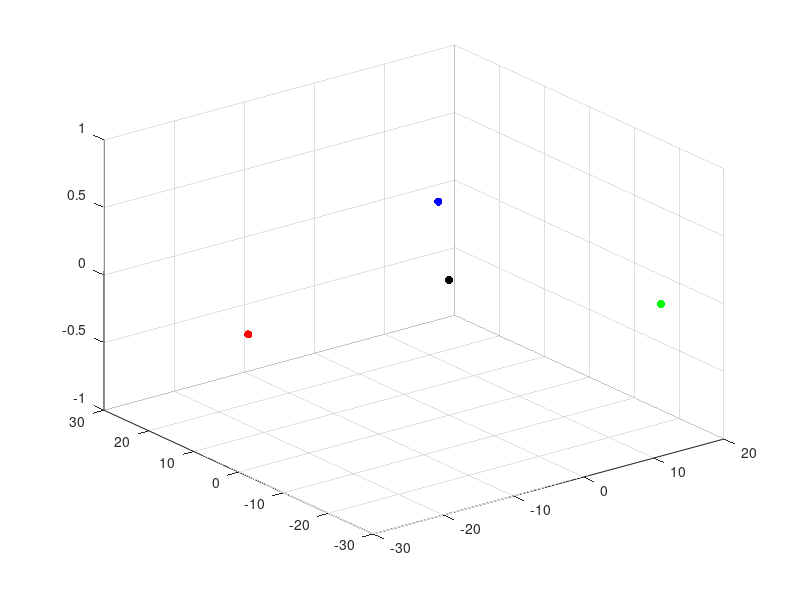

MATLAB code to generate this figure: (Note: this script raises an error after producing the figure.)
clear;
close all;
clc;

% HEIGHT AND NORMAL VECTOR
h = 120;
n = [0, 0, 1];
%n = [-0.25, 0.33, 1];
n = n/norm(n);

% CONSTANTS
R_b = 28.65;
R_p = 84.00;
L1 = 80.00;
L2 = 80.00;

% COORDINATE OF POINTS ON BASE
base_c = [0, 0, 0];

M1 = [R_b * cos(pi); R_b * sin(pi); 0];
M2 = [R_b * cos(5*pi/3); R_b * sin(5*pi/3); 0];
M3 = [R_b * cos(pi/3); R_b * sin(pi/3); 0];


% BALL JOINT COORDINATES
B1 = [
    -n(3)*R_p/sqrt(n(1)^2 + n(3)^2); 
    0;
    h + n(1)*R_p/sqrt(n(1)^2 + n(3)^2)
    ];

B2 = [
    n(3)*R_p/sqrt(4*n(3)^2 + (n(2)*sqrt(3) - n(1))^2);
    - sqrt(3) * n(3) * R_p / sqrt(4*n(3)^2 + (n(2)*sqrt(3) - n(1))^2);
    h + R_p * (n(2) * sqrt(3) - n(1)) / sqrt(4*n(3)^2 + (n(2)*sqrt(3) - n(1))^2);
    ];

B3 = [
    n(3)*R_p/sqrt(4*n(3)^2 + (n(2)*sqrt(3) + n(1))^2);
    sqrt(3) * n(3) * R_p / sqrt(4*n(3)^2 + (n(2)*sqrt(3) + n(1))^2);
    h - R_p * (n(2) * sqrt(3) + n(1)) / sqrt(4*n(3)^2 + (n(2)*sqrt(3) + n(1))^2);
    ];

% REACHABILITY
assert(norm(B1-M1)<L1+L2 & norm(B1-M1)>abs(L1-L2));
assert(norm(B2-M2)<L1+L2 & norm(B2-M2)>abs(L1-L2));
assert(norm(B3-M3)<L1+L2 & norm(B3-M3)>abs(L1-L2));


% PLOT
figure;
xlim([-2, 2]);
ylim([-2, 2]);
zlim([-1, 4]);
axis equal;

% Elements on base
scatter3(base_c(1), base_c(2), base_c(3), 'k', 'filled'); hold on;
scatter3(M1(1), M1(2), M1(3), 'r', 'filled'); hold on;
scatter3(M2(1), M2(2), M2(3), 'g', 'filled'); hold on;
scatter3(M3(1), M3(2), M3(3), 'b', 'filled'); hold on;
plotCircle3D(base_c, [0, 0, 1], R_b, 'k-'); hold on;

% Planes

% B1 plane
% [x z] = meshgrid(-120:120:0, -0:120:120);
% y = z * 0;
% s = surf(x,y,z); hold on;
% s.FaceColor = 'r';
% s.FaceAlpha = 0.25;

% B2 plane
 % [x z] = meshgrid(0:50:50, 0:140:140);
 % y = -sqrt(3) * x;
 % s = surf(x,y,z); hold on;
 % s.FaceColor = 'g';
 % s.FaceAlpha = 0.25;

% B3 plane
 % [x z] = meshgrid(0:60:60, 0:120:120);
 % y = sqrt(3) * x;
 % s = surf(x,y,z); hold on;
 % s.FaceColor = 'b';
 % s.FaceAlpha = 0.25;

% Plane plane
% [x y] = meshgrid(-2:4:2, -2:4:2);
% z = 1/(n(3)) * (h * n(3) - n(1) * x - n(2) * y);
% s = surf(x,y,z); hold on;
% s.FaceColor = 'y';
% s.FaceAlpha = 0.25;


% Ball joints
scatter3(0, 0, h, 'y', 'filled'); hold on;
plotCircle3D([0, 0, h], n, R_p, 'k-'); hold on;
quiver3(0, 0, h, 10*n(1), 10*n(2), 10*n(3), 'k');
scatter3(B1(1), B1(2), B1(3), 'r', 'filled'); hold on;
scatter3(B2(1), B2(2), B2(3), 'g', 'filled'); hold on;
scatter3(B3(1), B3(2), B3(3), 'b', 'filled'); hold on;

% Pin joints

% 1
A = (L1^2 - L2^2 + (M1(1)^2 - B1(1)^2 + M1(2)^2 - B1(2)^2 + M1(3)^2 - B1(3)^2))/(2*(M1(3) - B1(3)));
B = (B1(1) - M1(1))/(M1(3) - B1(3));
C = (B1(2) - M1(2))/(M1(3) - B1(3));
E = 0;
P1x = ((2*B1(1)+2*E*B1(2)-2*(B+C*E)*(A-B1(3))) - sqrt((-2*B1(1)-2*E*B1(2)+2*(B+C*E)*(A-B1(3)))^2 - 4*(1+E^2+(B+C*E)^2)*(B1(1)^2+B1(2)^2+(A-B1(3))^2-L1^2)))/(2 * (1 + E^2 + (B+C*E)^2));
P1 = [P1x; E * P1x; A + (B+C*E) * P1x];

% 2
A = (L1^2 - L2^2 + (M2(1)^2 - B2(1)^2 + M2(2)^2 - B2(2)^2 + M2(3)^2 - B2(3)^2))/(2*(M2(3) - B2(3)));
B = (B2(1) - M2(1))/(M2(3) - B2(3));
C = (B2(2) - M2(2))/(M2(3) - B2(3));
E = -sqrt(3);

P2x = ((2*B2(1)+2*E*B2(2)-2*(B+C*E)*(A-B2(3))) + sqrt((-2*B2(1)-2*E*B2(2)+2*(B+C*E)*(A-B2(3)))^2 - 4*(1+E^2+(B+C*E)^2)*(B2(1)^2+B2(2)^2+(A-B2(3))^2-L1^2)))/(2 * (1 + E^2 + (B+C*E)^2));
P2 = [P2x; E * P2x; A + (B+C*E) * P2x];

% 3
A = (L1^2 - L2^2 + (M3(1)^2 - B3(1)^2 + M3(2)^2 - B3(2)^2 + M3(3)^2 - B3(3)^2))/(2*(M3(3) - B3(3)));
B = (B3(1) - M3(1))/(M3(3) - B3(3));
C = (B3(2) - M3(2))/(M3(3) - B3(3));
E = sqrt(3);

P3x = ((2*B3(1)+2*E*B3(2)-2*(B+C*E)*(A-B3(3))) + sqrt((-2*B3(1)-2*E*B3(2)+2*(B+C*E)*(A-B3(3)))^2 - 4*(1+E^2+(B+C*E)^2)*(B3(1)^2+B3(2)^2+(A-B3(3))^2-L1^2)))/(2 * (1 + E^2 + (B+C*E)^2));
P3 = [P3x; E * P3x; A + (B+C*E) * P3x];

scatter3(P1(1), P1(2), P1(3), 'r', 'filled'); hold on;
scatter3(P2(1), P2(2), P2(3), 'g', 'filled'); hold on;
scatter3(P3(1), P3(2), P3(3), 'b', 'filled'); hold on;
plot3([P1(1), B1(1)], [P1(2), B1(2)], [P1(3), B1(3)], 'r');
plot3([P1(1), M1(1)], [P1(2), M1(2)], [P1(3), M1(3)], 'r');
plot3([P2(1), B2(1)], [P2(2), B2(2)], [P2(3), B2(3)], 'g');
plot3([P2(1), M2(1)], [P2(2), M2(2)], [P2(3), M2(3)], 'g');
plot3([P3(1), B3(1)], [P3(2), B3(2)], [P3(3), B3(3)], 'b');
plot3([P3(1), M3(1)], [P3(2), M3(2)], [P3(3), M3(3)], 'b');

axis equal;

% LABELS
% d = 0.06 * R_p;                          % offset
% lab = {'Interpreter', 'latex', 'FontSize', 12};
% 
% text(M1(1)-d, M1(2), M1(3)-d, '$M_1$', lab{:});
% text(M2(1), M2(2)-d, M2(3)-d, '$M_2$', lab{:});
% text(M3(1), M3(2)+d, M3(3)-d, '$M_3$', lab{:});
% 
% text(P1(1)-d, P1(2), P1(3), '$P_1$', lab{:});
% text(P2(1), P2(2)-d, P2(3), '$P_2$', lab{:});
% text(P3(1), P3(2)+d, P3(3), '$P_3$', lab{:});
% 
% text(B1(1)-d, B1(2), B1(3)+d, '$B_1$', lab{:});
% text(B2(1), B2(2)-d, B2(3)+d, '$B_2$', lab{:});
% text(B3(1), B3(2)+d, B3(3)+d, '$B_3$', lab{:});
% 
% text(0, d, h, '$c$', lab{:});
% text(10*n(1), 10*n(2), h + 10*n(3) + d, '$\vec{n}$', lab{:});
% 
% link lengths
% text((P1(1)+B1(1))/2 - 2*d, 0, (P1(3)+B1(3))/2, '$L_1$', lab{:});
% text((P1(1)+M1(1))/2 - 2*d, 0, (P1(3)+M1(3))/2, '$L_2$', lab{:});
% 
% radii and height
% text(-R_b/2, 0, -d, '$R_b$', lab{:});
% text(-R_p/2, 0, h + d, '$R_p$', lab{:});
% text(d/2, 0, h/2, '$h$', lab{:});
% plot3([0, 0], [0, 0], [0, h], 'k:'); 

% ANGLES
q1 = atan(sqrt((P1(2)-M1(2))^2 + (P1(1)-M1(1))^2)/abs(P1(3)-M1(3)))
q2 = atan(sqrt((P2(2)-M2(2))^2 + (P2(1)-M2(1))^2)/abs(P2(3)-M2(3)))
q3 = atan(sqrt((P3(2)-M3(2))^2 + (P3(1)-M3(1))^2)/abs(P3(3)-M3(3)))
